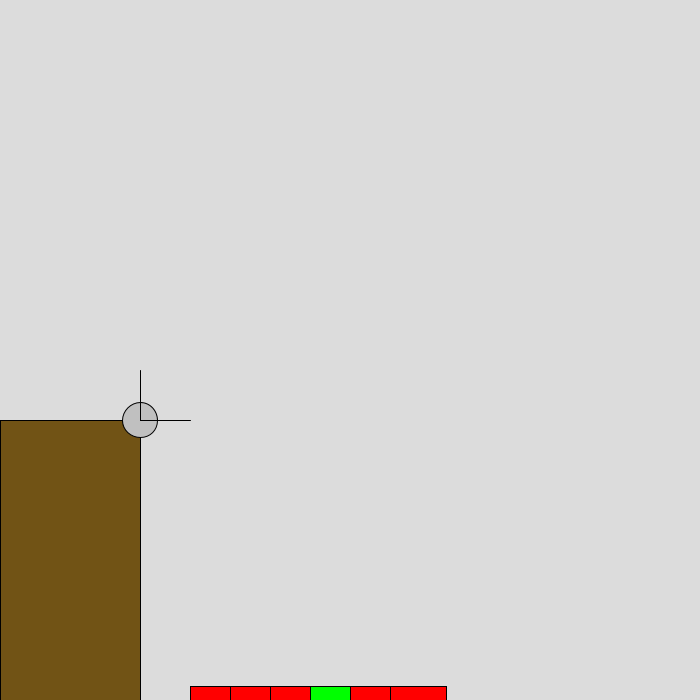
Frame 1 (no input)
Frame 60 (the mouse pressed at the canvas centre just before this capture): identical to frame 1, image omitted
Frame 120 (the mouse held since frame 60 and released just before this capture): identical to frame 1, image omitted

The Processing sketch that drew this single still picture (run headless with seeded random() and noise(); from frame 60 on, the mouse is pressed at the canvas centre):

// Processing sketch: gigantic_relative
// ── gigantic_relative.pde
float rectX, rectY, rectWidth, rectHeight;
float DIAMETER;
float vx = 5;       // Initial velocity in x direction
float vy = -5;
float velocity=0.5;
boolean isMouseReleased=false;
boolean mouseDragged=false;
boolean played=false;
String status;
int green;
float targetY;
float gravity = 0.5; // Gravity value
float cannonBallX, cannonBallY;
float centerX, centerY;
float xAngle, yAngle;
void setup() {
  size(700, 700);
  rectX=0;
  rectY=(height*60)/100;
  rectWidth=(width*20)/100;
  rectHeight=height-(height*60)/100;
  DIAMETER=(height*5)/100;
  green=int(random(1, 6));
}

void draw() {

  //println(played);
  if (!played) {
    background(220); // Clear the canvas
    stroke(0);
    drawingPallet();
  } else {
    //println(played);
    background(192);
    showTemplate();
  }
}
void drawingPallet() {
  drawBackground(113, 83, 21, 'f');
  rect(rectX, rectY, rectWidth, rectHeight);
  drawBackground(192, 192, 192, 'f');
  circle(rectX+rectWidth, rectY, DIAMETER);
  activeAngle();
  drawBackground(255, 0, 0, 'f');
  targetY=(height*98)/100;
  for (int i=1; i<=6; i++) {
    if (green==i) {
      drawBackground(0, 255, 0, 'f');
    }
    rect(150+i*40, targetY, (width*8)/100, (width*8)/100);
    drawBackground(255, 0, 0, 'f');
  }
  if (isMouseReleased) {
    cannonBallX += vx;
    cannonBallY += vy;
    vy += gravity; // Apply gravity to the ball's velocity
  }

  if (!mousePressed) {
    if (!played) {
      //println(played);
      fill(255);
      if (centerX!=0)
        if (mouseX<rectX+rectWidth && mouseY>rectY)
          circle(cannonBallX, cannonBallY, DIAMETER);


      if (cannonBallY>targetY) {
        vy=0;
        vx=0;
        if (cannonBallX>150+green*40 && cannonBallX<150+green*40 +40) {
          status="you win!!";
          played=true;
          isMouseReleased=false;
          cannonBallX=-20;
          cannonBallY=-20;
        } else {
          status="you lost!";
          played=true;
          isMouseReleased=false;
          cannonBallX=-20;
          cannonBallY=-20;
        }
      }
    }
  }

  //background(255);
  //centerX=0;
}
void activeAngle() {
  xAngle=(rectY)-sin(radians(90))*50;
  yAngle=(rectX+rectWidth)+(sin(radians(90)) * 50);
  line(rectX+rectWidth, rectY, rectX+rectWidth, xAngle );
  line(rectX+rectWidth, rectY, yAngle, rectY);
}
void showTemplate() {
  if (played) {
    textSize(30);
    background(255);

    fill(250);
    rect(width/2-textWidth(status)/2-20, height/2-textAscent()+textDescent(), textWidth(status)+40, textAscent()+textDescent());
    if (status.equals("you win!!"))
      fill(0, 255, 0);
    else
      fill(255, 0, 0); // Set fill color to red
    text(status, width/2-textWidth(status)/2, height/2);

    //background(255);
    fill(250);
    rect(width/2-textWidth("click to exit")/2-20, height/2+2*textAscent()+textDescent()-textAscent()+textDescent(), textWidth("click to exit")+40, textAscent()+textDescent());

    fill(0); // Set fill color to red
    text("click to exit", width/2-textWidth("click to exit")/2, height/2+2*textAscent()+textDescent());

    //println(mouseY, textAscent()+textDescent());
    //println( mouseY,height/2+2*textAscent()+textDescent()-textAscent()+textDescent());
  }
}
void mouseClicked() {
  if (  mouseX>width/2-textWidth("click to exit")/2-20 && mouseY>height/2+2*textAscent()+textDescent()-textAscent()+textDescent() && mouseX<(width/2-textWidth("click to exit")/2)+(textWidth("click to exit")+40) &&mouseY<((height/2+2*textAscent()+textDescent()-textAscent()+textDescent())+textAscent()+textDescent())) {
    //println(true);
    isMouseReleased=false;
    mouseDragged=false;
    played=false;
    //drawingPallet();
    //println("mosueclicekd",played);
    green=int(random(1, 6));
  }
}
void mouseDragged() {
  if (!played) {
    frameRate(60);
    stroke(0);
    mouseDragged=true;
    if (mouseX < rectX + rectWidth - DIAMETER/2 && mouseY > rectY + DIAMETER/2  ) {
      if ( mouseX<0 || mouseY>height) {
        cannonBallX=rectX+rectWidth;
        cannonBallY=rectY;
      } else {
        cannonBallX = mouseX;
        cannonBallY = mouseY;
        centerX = 2 * (rectX + rectWidth) - mouseX;
        centerY = 2 * (rectY) - mouseY;
        noLoop();
        fill(192);
        stroke(192);
        strokeWeight(2);
        line(mouseX, mouseY, centerX, centerY);
        circle(cannonBallX, cannonBallY, DIAMETER);
      }
    }

    loop();
  }
}
void mouseReleased() {
  if (mouseDragged) {
    isMouseReleased = true;
    cannonBallX = mouseX;
    cannonBallY = mouseY; // Set the initial y position of the ball to the release point
    vx = (centerX - cannonBallX) * 0.05; // Calculate the initial x velocity based on the distance between the cannon and the release point
    vy = (centerY - cannonBallY) * 0.05; // Calculate the initial y velocity based on the distance between the cannon and the release point
    mouseDragged=false;
  }
}
void drawBackground(int red, int green, int blue, char whatToDo) {
  if (whatToDo=='f') {
    fill(red, green, blue);
  } else if (whatToDo=='b') {
    background(red, green, blue);
  }
}
